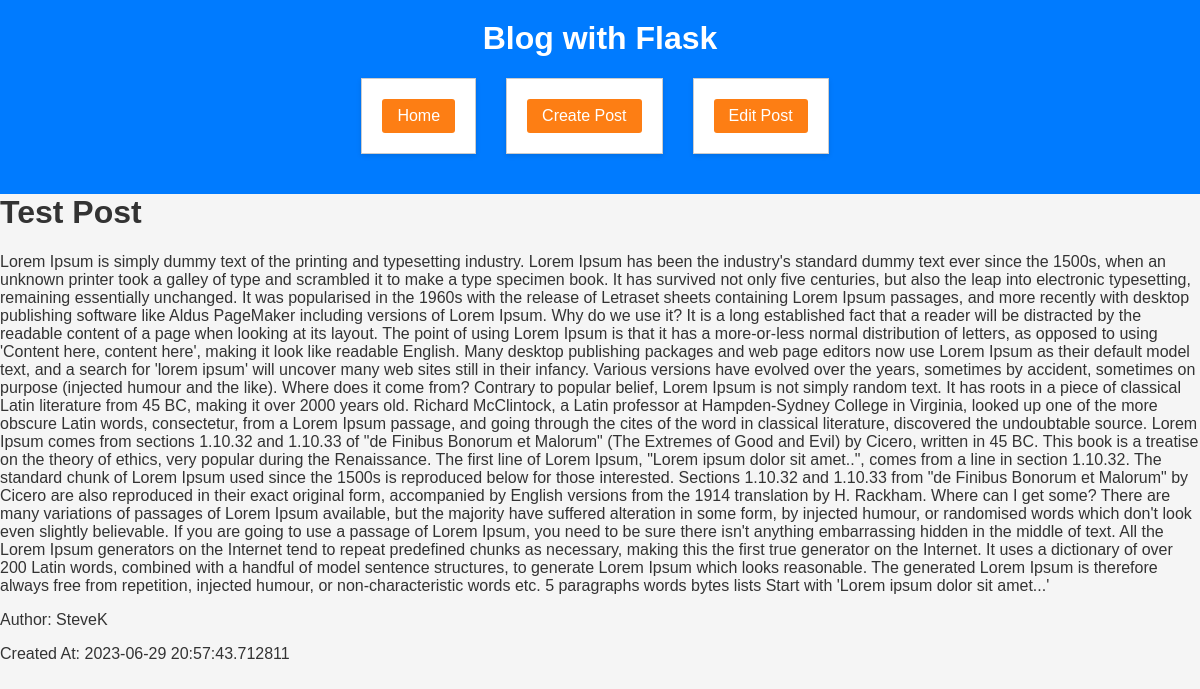
/post/1, run on the app's committed database.
### app.py (models this page shows)
class BlogPost(db.Model):
    id = db.Column(db.Integer, primary_key=True)
    title = db.Column(db.String(100), nullable=False)
    content = db.Column(db.Text, nullable=False)
    author = db.Column(db.String(50), nullable=False)
    created_at = db.Column(db.DateTime, default=datetime.utcnow)

### app.py (the view)
@app.route('/post/<int:post_id>')
def post(post_id):
    post = BlogPost.query.get_or_404(post_id)
    return render_template('post.html', post=post)

### templates/post.html (shortened to what this page needs)
<!DOCTYPE html>
<html>
<head>
    <link rel="stylesheet" type="text/css" href="{{ url_for('static', filename='css/styles.css') }}">
</head>
<body>
    <header>
        <h1>Blog with Flask</h1>
    <nav class="navbar">
        <ul>
            <li><a href="{{ url_for('index') }}">Home</a></li>
            <li><a href="{{ url_for('create') }}">Create Post</a></li>
            <li><a href="{{ url_for('edit', post_id=post.id) }}">Edit Post</a></li>
        </ul>
    </nav>
    </header>
    <h1>{{ post.title }}</h1>
    <p>{{ post.content }}</p>
    <p>Author: {{ post.author }}</p>
    <p>Created At: {{ post.created_at }}</p>
</body>
</html>

### static/css/styles.css (style rules this page uses)
body { font-family: Arial, sans-serif; margin: 0; padding: 0; background-color: #f5f5f5; color: #333; }
h1 { margin-top: 0; }
header { background-color: #007bff; padding: 20px; color: #fff; text-align: center; }
nav { margin-bottom: 20px; }
nav ul { list-style: none; padding: 0; display: flex; justify-content: center; }
nav li { margin-right: 10px; }
nav a { color: #fff; text-decoration: none; padding: 8px 15px; border-radius: 3px; background-color: #fd7e14; }
ul { list-style: none; padding: 0; display: grid; grid-template-columns: repeat(auto-fill, minmax(300px, 1fr)); grid-gap: 20px; }
li { background-color: #fff; border: 1px solid #ccc; padding: 20px; box-shadow: 0 2px 5px rgba(0, 0, 0, 0.1); display: flex; flex-direction: column; }
p { margin-bottom: 10px; }

### data on the page
BlogPost: title "Test Post", content "Lorem Ipsum is simply dummy text of the printing and typesetting industry. Lorem Ipsum has been the industry's standard dummy text ever since the 1500s, when an unknown printer took a galley of type and scrambled it to make a type specimen book. It has survived not only five centuries, but also the leap into electronic typesetting, remaining essentially unchanged. It was popularised in the 1960s with the release of Letraset sheets containing Lorem Ipsum passages, and more recently with desktop publishing software like Aldus PageMaker including versions of Lorem Ipsum. Why do we use it? It is a long established fact that a reader will be distracted by the readable content of a page when…", author "SteveK", created_at "2023-06-29 20:57:43.712811"
